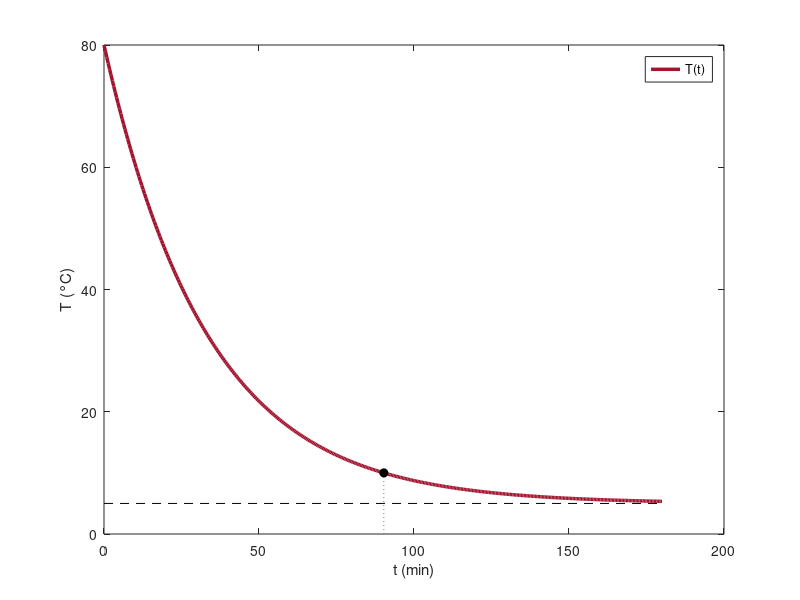

Here is the MATLAB script that generated this plot:
% Abb. 3.4: Abkühlung eines Gerichts im Kühlschrank (Buch, Abschnitt 3.1, Gl. 3.3 und 3.12)
% dT/dt = k (T^u - T) mit k = 0.03 pro Minute, T^u = 5 °C, T(0) = 80 °C:  T(t) = 75 e^(-0.03 t) + 5
% (c) 2026 Philipp Kügler · Programm zum Buch „Dynamische Systeme in den Lebenswissenschaften“ · MIT-Lizenz (siehe LICENSE)
k = 0.03; Tu = 5; T0 = 80;
t = linspace(0, 180, 400);
T = Tu + (T0 - Tu) * exp(-k * t);
ts = log((T0 - Tu) / (10 - Tu)) / k;                     % Zeitpunkt, zu dem T = 10 °C erreicht ist
fprintf('T = 10 °C nach t = ln(15)/k = %.1f min\n', ts);
plot(t, T, 'Color', [0.64 0.08 0.18], 'LineWidth', 2.5); hold on
plot([0 180], [Tu Tu], 'k--');
plot([ts ts], [0 10], ':', 'Color', [0.5 0.5 0.5]); plot(ts, 10, 'ko', 'MarkerFaceColor', 'k'); hold off
xlabel('t (min)'); ylabel('T (°C)'); legend('T(t)');
